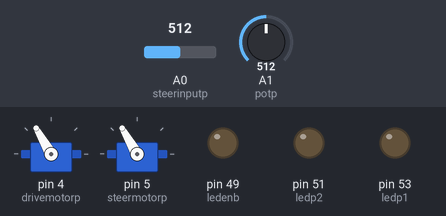
Bench run of a sketch on a simulated Arduino Mega 2560, built with avr-gcc and run on an emulated ATmega2560. Shown: 2 × servo, output pins drawn as LEDs (lit = HIGH). Dashed ring = blinking. The test bench sets the inputs (shaded band); at power-on: A0 (steerinputp) = 512, A1 (potp) = 512. What the sketch prints to the serial monitor is not drawn.

Above: at 1.2 s.
1.3 s: A0 (steerinputp) set to 280
At 3.6 s:
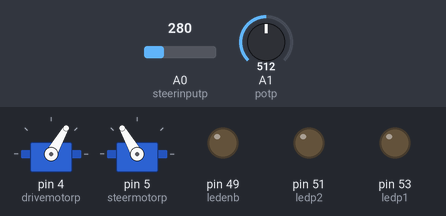
4.3 s: A0 (steerinputp) set to 257
At 5.5 s:
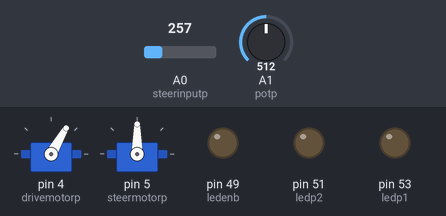
7.3 s: A0 (steerinputp) set to 225
10.3 s: A0 (steerinputp) set to 199
At 11.4 s:
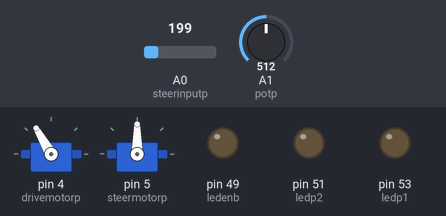
13.3 s: A1 (potp) set to 847
16.3 s: A1 (potp) set to 866
At 17.4 s:
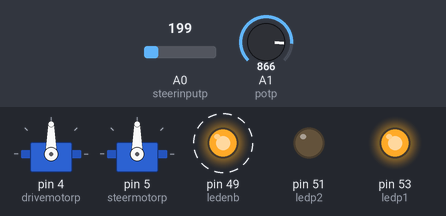
Timing chart, 0 to 20.3 s (numbered marks = the images above; inputs shaded):
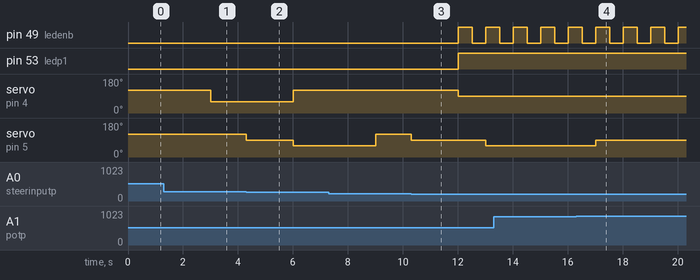

The sketch:

Alpha.ino
```cpp
#include <Servo.h>

// === SERVO OBJECTS ===
Servo driveservo;  // controls rear drive motor via ESC (90=stop, 120=forward, 60=reverse)
Servo steerservo;  // controls front steering servo (90=straight, 60=left, 120=right)

// === PIN DEFINITIONS ===
const byte drivemotorp = 4;   // PWM out → ESC
const byte steermotorp = 5;   // PWM out → steering servo
const byte steerinputp = A0;  // analog in ← steering encoder
const byte potp        = A1;  // analog in ← potentiometer (manual angle bias trim)
const byte ledp1       = 53;  // LED direction pin 1
const byte ledp2       = 51;  // LED direction pin 2
const byte ledenb      = 49;  // LED enable (PWM brightness)

// === SENSOR / CONTROL VARIABLES ===
int steerinput;     // encoder reading mapped to 0–180
int potinput;       // pot reading mapped and centered at 0
int servoCmd;       // final steering target (90 = straight)
int servoval = 90;  // desired steering angle before pot offset is applied

// === STATE MACHINE ===
int state = 0;
unsigned long stateStartTime = 0;
// FIX: was 'int currentTime' — millis() returns unsigned long.
// An int overflows at ~32,767ms (~32 seconds), causing timing bugs mid-run.
unsigned long currentTime;

void setup() {
  // FIX: Serial.begin() was missing. Without it, Serial.println() silently does nothing.
  Serial.begin(9600);

  driveservo.attach(drivemotorp);
  steerservo.attach(steermotorp);

  // FIX: pinMode() was missing for all three LED pins.
  // Always call pinMode(pin, OUTPUT) before writing to a pin.
  pinMode(ledp1,  OUTPUT);
  pinMode(ledp2,  OUTPUT);
  pinMode(ledenb, OUTPUT);

  driveservo.write(90);  // start stopped
  steerservo.write(90);  // start straight

  stateStartTime = millis();
}

void loop() {
  currentTime = millis();

  // === POT CORRECTION ===
  // The pot adds a manual bias to the steering target.
  // Full left → potinput = -90, center → 0, full right → +90.
  potinput = map(analogRead(potp), 0, 1023, 0, 180);
  potinput = potinput - 90;  // center at 0
  servoCmd = servoval + potinput;

  // === STEERING FEEDBACK (closed-loop bang-bang) ===
  // Steering encoder range: 350 → 180 (descending) — correct for current hardware.
  // The descending range inverts the map output to match encoder direction after rebuild.
  steerinput = map(analogRead(steerinputp), 350, 180, 0, 180);

  // NOTE: ±6 triggers a correction but ±8 resets to center.
  // This creates an overlap zone (6 < error < 8) where two if-blocks can
  // both fire in the same loop() call — the last one wins.
  // Consider using if / else if / else (like Delta.ino does) to remove the ambiguity.
  if (steerinput > servoCmd + 6) {
    steerservo.write(60);   // steer left
  }
  if (steerinput < servoCmd - 6) {
    steerservo.write(120);  // steer right
  }
  if (steerinput >= servoCmd - 8 && steerinput <= servoCmd + 8) {
    steerservo.write(90);   // center (stop steering motor)
  }

  Serial.println(potinput);  // debug: current pot offset

  // === STATE MACHINE ===
  switch (state) {

    case 0:  // Drive forward for 3 seconds
      driveservo.write(120);
      if (currentTime - stateStartTime > 3000) {
        state = 1;
        stateStartTime = currentTime;
      }
      break;

    case 1:  // Drive reverse for 3 seconds
      driveservo.write(60);
      if (currentTime - stateStartTime > 3000) {
        state = 2;
        stateStartTime = currentTime;
      }
      break;

    case 2:  // Drive FORWARD while turning hard left for 3 seconds
      // FIX: original comment said "stop while turning" but write(120) = FORWARD, not stop.
      // Updated comment to match actual behavior.
      driveservo.write(120);
      servoval = 20;  // hard left steering target
      if (currentTime - stateStartTime > 3000) {
        state = 3;
        stateStartTime = currentTime;
      }
      break;

    case 3:  // Drive forward while turning hard right for 3 seconds
      driveservo.write(120);
      servoval = 160;  // hard right steering target
      if (currentTime - stateStartTime > 3000) {
        state = 4;
        stateStartTime = currentTime;
      }
      break;

    case 4:  // DONE — stop and blink LEDs
      servoval = 90;
      driveservo.write(90);
      // NOTE: delay() here blocks the entire loop (including steering updates above).
      // Since the robot is stopped and finished, this is acceptable.
      // If you ever need steering to keep running in this state, replace with a
      // non-blocking millis() blink (see soundtest.ino for the pattern).
      analogWrite(ledenb, 255);
      digitalWrite(ledp1, HIGH);
      digitalWrite(ledp2, LOW);
      delay(500);
      analogWrite(ledenb, 0);
      delay(500);
      break;
  }

  Serial.println(state);  // debug: current state number
}
```

Measured:
- the behaviour switches between 273 and 272 on A0 (steerinputp) (found by bisection; images 1 and 2)
- the behaviour switches between 207 and 206 on A0 (steerinputp) (found by bisection; images 2 and 3)
- the behaviour switches between 858 and 859 on A1 (potp) (found by bisection; images 3 and 4)
- after the input at 4.3 s, servo on pin 5 (steermotorp): 120° → 90° at once, → 60° 1.7 s later
- after the input at 10.3 s, servo on pin 5 (steermotorp): 120° → 90° at once, → 60° 2.7 s later
- after the input at 16.3 s, servo on pin 5 (steermotorp): 60° → 90° after 0.72 s
- by itself, pin 49 (ledenb): alternates HIGH for 0.50 s and LOW for 0.50 s
